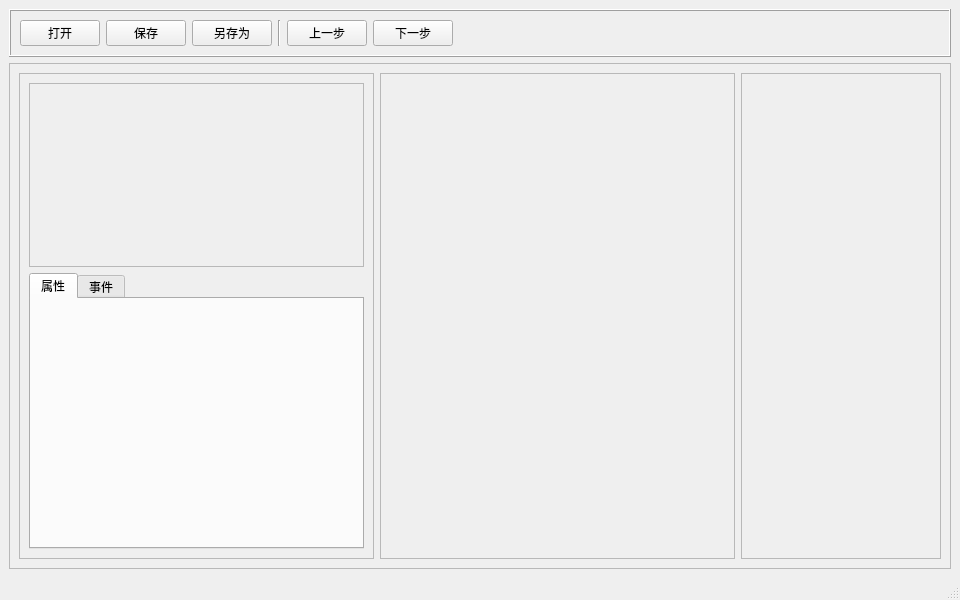
<?xml version="1.0" encoding="UTF-8"?>
<ui version="4.0">
 <class>MainWindow</class>
 <widget class="QMainWindow" name="MainWindow">
  <property name="geometry">
   <rect>
    <x>0</x>
    <y>0</y>
    <width>960</width>
    <height>600</height>
   </rect>
  </property>
  <property name="windowTitle">
   <string>MainWindow</string>
  </property>
  <widget class="QWidget" name="centralwidget">
   <layout class="QVBoxLayout" name="verticalLayout">
    <item>
     <widget class="QFrame" name="frame">
      <property name="sizePolicy">
       <sizepolicy hsizetype="Preferred" vsizetype="Fixed">
        <horstretch>0</horstretch>
        <verstretch>0</verstretch>
       </sizepolicy>
      </property>
      <property name="frameShape">
       <enum>QFrame::Box</enum>
      </property>
      <property name="frameShadow">
       <enum>QFrame::Raised</enum>
      </property>
      <layout class="QHBoxLayout" name="horizontalLayout">
       <item>
        <widget class="QPushButton" name="pushButton">
         <property name="text">
          <string>打开</string>
         </property>
        </widget>
       </item>
       <item>
        <widget class="QPushButton" name="pushButton_2">
         <property name="text">
          <string>保存</string>
         </property>
        </widget>
       </item>
       <item>
        <widget class="QPushButton" name="pushButton_3">
         <property name="text">
          <string>另存为</string>
         </property>
        </widget>
       </item>
       <item>
        <widget class="Line" name="line">
         <property name="orientation">
          <enum>Qt::Vertical</enum>
         </property>
        </widget>
       </item>
       <item>
        <widget class="QPushButton" name="pushButton_4">
         <property name="text">
          <string>上一步</string>
         </property>
        </widget>
       </item>
       <item>
        <widget class="QPushButton" name="pushButton_5">
         <property name="text">
          <string>下一步</string>
         </property>
        </widget>
       </item>
       <item>
        <spacer name="horizontalSpacer">
         <property name="orientation">
          <enum>Qt::Horizontal</enum>
         </property>
         <property name="sizeHint" stdset="0">
          <size>
           <width>503</width>
           <height>20</height>
          </size>
         </property>
        </spacer>
       </item>
      </layout>
     </widget>
    </item>
    <item>
     <widget class="QFrame" name="frame_2">
      <property name="frameShape">
       <enum>QFrame::StyledPanel</enum>
      </property>
      <property name="frameShadow">
       <enum>QFrame::Raised</enum>
      </property>
      <layout class="QHBoxLayout" name="horizontalLayout_2">
       <item>
        <widget class="QFrame" name="frame_3">
         <property name="minimumSize">
          <size>
           <width>200</width>
           <height>0</height>
          </size>
         </property>
         <property name="frameShape">
          <enum>QFrame::StyledPanel</enum>
         </property>
         <property name="frameShadow">
          <enum>QFrame::Raised</enum>
         </property>
         <layout class="QVBoxLayout" name="verticalLayout_2">
          <item>
           <widget class="QFrame" name="frame_5">
            <property name="sizePolicy">
             <sizepolicy hsizetype="Preferred" vsizetype="Preferred">
              <horstretch>0</horstretch>
              <verstretch>4</verstretch>
             </sizepolicy>
            </property>
            <property name="frameShape">
             <enum>QFrame::StyledPanel</enum>
            </property>
            <property name="frameShadow">
             <enum>QFrame::Raised</enum>
            </property>
           </widget>
          </item>
          <item>
           <widget class="QTabWidget" name="tabWidget">
            <property name="sizePolicy">
             <sizepolicy hsizetype="Expanding" vsizetype="Expanding">
              <horstretch>0</horstretch>
              <verstretch>6</verstretch>
             </sizepolicy>
            </property>
            <property name="currentIndex">
             <number>0</number>
            </property>
            <widget class="QWidget" name="tab">
             <attribute name="title">
              <string>属性</string>
             </attribute>
            </widget>
            <widget class="QWidget" name="tab_2">
             <attribute name="title">
              <string>事件</string>
             </attribute>
            </widget>
           </widget>
          </item>
         </layout>
        </widget>
       </item>
       <item>
        <widget class="QScrollArea" name="scrollArea">
         <property name="lineWidth">
          <number>0</number>
         </property>
         <property name="widgetResizable">
          <bool>true</bool>
         </property>
         <widget class="QWidget" name="scrollAreaWidgetContents">
          <property name="geometry">
           <rect>
            <x>0</x>
            <y>0</y>
            <width>353</width>
            <height>466</height>
           </rect>
          </property>
          <layout class="QHBoxLayout" name="horizontalLayout_3">
           <property name="spacing">
            <number>0</number>
           </property>
           <property name="leftMargin">
            <number>0</number>
           </property>
           <property name="topMargin">
            <number>0</number>
           </property>
           <property name="rightMargin">
            <number>0</number>
           </property>
           <property name="bottomMargin">
            <number>0</number>
           </property>
           <item>
            <widget class="QLabel" name="editor">
             <property name="sizePolicy">
              <sizepolicy hsizetype="Expanding" vsizetype="Expanding">
               <horstretch>0</horstretch>
               <verstretch>0</verstretch>
              </sizepolicy>
             </property>
             <property name="text">
              <string/>
             </property>
            </widget>
           </item>
          </layout>
         </widget>
        </widget>
       </item>
       <item>
        <widget class="QFrame" name="frame_4">
         <property name="minimumSize">
          <size>
           <width>200</width>
           <height>0</height>
          </size>
         </property>
         <property name="frameShape">
          <enum>QFrame::StyledPanel</enum>
         </property>
         <property name="frameShadow">
          <enum>QFrame::Raised</enum>
         </property>
        </widget>
       </item>
      </layout>
     </widget>
    </item>
   </layout>
  </widget>
  <widget class="QMenuBar" name="menubar">
   <property name="geometry">
    <rect>
     <x>0</x>
     <y>0</y>
     <width>960</width>
     <height>22</height>
    </rect>
   </property>
  </widget>
  <widget class="QStatusBar" name="statusbar"/>
 </widget>
 <resources/>
 <connections/>
</ui>
